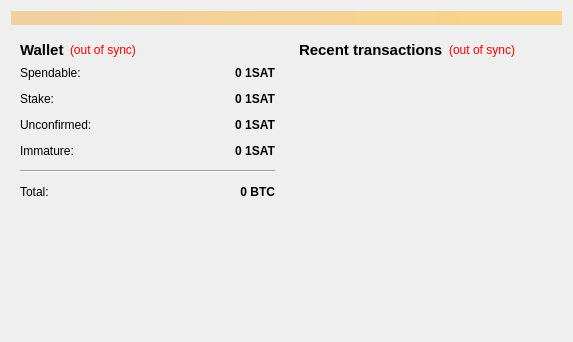
<?xml version="1.0" encoding="UTF-8"?>
<ui version="4.0">
 <class>OverviewPage</class>
 <widget class="QWidget" name="OverviewPage">
  <property name="geometry">
   <rect>
    <x>0</x>
    <y>0</y>
    <width>573</width>
    <height>342</height>
   </rect>
  </property>
  <property name="windowTitle">
   <string>Form</string>
  </property>
  <layout class="QVBoxLayout" name="topLayout">
   <item>
    <widget class="QLabel" name="labelAlerts">
     <property name="visible">
      <bool>false</bool>
     </property>
     <property name="styleSheet">
      <string notr="true">background-color: qlineargradient(x1: 0, y1: 0, x2: 1, y2: 0, stop:0 #F0D0A0, stop:1 #F8D488);  color:#000000
</string>
     </property>
     <property name="wordWrap">
      <bool>true</bool>
     </property>
     <property name="margin">
      <number>3</number>
     </property>
    </widget>
   </item>
   <item>
    <layout class="QHBoxLayout" name="horizontalLayout" stretch="1,1">
     <item>
      <layout class="QVBoxLayout" name="verticalLayout_2">
       <item>
        <widget class="QWidget" name="widget" native="true">
         <layout class="QVBoxLayout" name="verticalLayout_4">
          <item>
           <layout class="QHBoxLayout" name="horizontalLayout_4">
            <item>
             <widget class="QLabel" name="label_5">
              <property name="font">
               <font>
                <pointsize>11</pointsize>
                <weight>75</weight>
                <bold>true</bold>
               </font>
              </property>
              <property name="text">
               <string>Wallet</string>
              </property>
             </widget>
            </item>
            <item>
             <widget class="QLabel" name="labelWalletStatus">
              <property name="toolTip">
               <string>The displayed information may be out of date. Your wallet automatically synchronizes with the OneSatoshiCoin network after a connection is established, but this process has not completed yet.</string>
              </property>
              <property name="styleSheet">
               <string notr="true">QLabel { color: red; }</string>
              </property>
              <property name="text">
               <string notr="true">(out of sync)</string>
              </property>
              <property name="alignment">
               <set>Qt::AlignLeading|Qt::AlignLeft|Qt::AlignVCenter</set>
              </property>
             </widget>
            </item>
            <item>
             <spacer name="horizontalSpacer_2">
              <property name="orientation">
               <enum>Qt::Horizontal</enum>
              </property>
              <property name="sizeHint" stdset="0">
               <size>
                <width>40</width>
                <height>20</height>
               </size>
              </property>
             </spacer>
            </item>
           </layout>
          </item>
          <item>
           <layout class="QFormLayout" name="formLayout_2">
            <property name="fieldGrowthPolicy">
             <enum>QFormLayout::AllNonFixedFieldsGrow</enum>
            </property>
            <property name="horizontalSpacing">
             <number>12</number>
            </property>
            <property name="verticalSpacing">
             <number>12</number>
            </property>
            <item row="0" column="0">
             <widget class="QLabel" name="label">
              <property name="text">
               <string>Spendable:</string>
              </property>
             </widget>
            </item>
            <item row="0" column="1">
             <widget class="QLabel" name="labelBalance">
              <property name="font">
               <font>
                <weight>75</weight>
                <bold>true</bold>
               </font>
              </property>
              <property name="cursor">
               <cursorShape>IBeamCursor</cursorShape>
              </property>
              <property name="toolTip">
               <string>Your current spendable balance</string>
              </property>
              <property name="text">
               <string notr="true">0 1SAT</string>
              </property>
              <property name="alignment">
               <set>Qt::AlignRight|Qt::AlignTrailing|Qt::AlignVCenter</set>
              </property>
              <property name="textInteractionFlags">
               <set>Qt::LinksAccessibleByMouse|Qt::TextSelectableByKeyboard|Qt::TextSelectableByMouse</set>
              </property>
             </widget>
            </item>
            <item row="1" column="0">
             <widget class="QLabel" name="label_6">
              <property name="text">
               <string>Stake:</string>
              </property>
             </widget>
            </item>
            <item row="1" column="1">
             <widget class="QLabel" name="labelStake">
              <property name="font">
               <font>
                <weight>75</weight>
                <bold>true</bold>
               </font>
              </property>
              <property name="cursor">
               <cursorShape>IBeamCursor</cursorShape>
              </property>
              <property name="toolTip">
               <string>Total of coins that was staked, and do not yet count toward the current balance</string>
              </property>
              <property name="text">
               <string notr="true">0 1SAT</string>
              </property>
              <property name="alignment">
               <set>Qt::AlignRight|Qt::AlignTrailing|Qt::AlignVCenter</set>
              </property>
              <property name="textInteractionFlags">
               <set>Qt::LinksAccessibleByMouse|Qt::TextSelectableByKeyboard|Qt::TextSelectableByMouse</set>
              </property>
             </widget>
            </item>
            <item row="2" column="0">
             <widget class="QLabel" name="label_3">
              <property name="text">
               <string>Unconfirmed:</string>
              </property>
             </widget>
            </item>
            <item row="2" column="1">
             <widget class="QLabel" name="labelUnconfirmed">
              <property name="font">
               <font>
                <weight>75</weight>
                <bold>true</bold>
               </font>
              </property>
              <property name="cursor">
               <cursorShape>IBeamCursor</cursorShape>
              </property>
              <property name="toolTip">
               <string>Total of transactions that have yet to be confirmed, and do not yet count toward the current balance</string>
              </property>
              <property name="text">
               <string notr="true">0 1SAT</string>
              </property>
              <property name="alignment">
               <set>Qt::AlignRight|Qt::AlignTrailing|Qt::AlignVCenter</set>
              </property>
              <property name="textInteractionFlags">
               <set>Qt::LinksAccessibleByMouse|Qt::TextSelectableByKeyboard|Qt::TextSelectableByMouse</set>
              </property>
             </widget>
            </item>
            <item row="3" column="0">
             <widget class="QLabel" name="labelImmatureText">
              <property name="text">
               <string>Immature:</string>
              </property>
             </widget>
            </item>
            <item row="3" column="1">
             <widget class="QLabel" name="labelImmature">
              <property name="font">
               <font>
                <weight>75</weight>
                <bold>true</bold>
               </font>
              </property>
              <property name="toolTip">
               <string>Mined balance that has not yet matured</string>
              </property>
              <property name="text">
               <string notr="true">0 1SAT</string>
              </property>
              <property name="alignment">
               <set>Qt::AlignRight|Qt::AlignTrailing|Qt::AlignVCenter</set>
              </property>
              <property name="textInteractionFlags">
               <set>Qt::LinksAccessibleByMouse|Qt::TextSelectableByKeyboard|Qt::TextSelectableByMouse</set>
              </property>
             </widget>
            </item>
            <item row="4" column="0" colspan="2">
             <widget class="Line" name="line">
              <property name="orientation">
               <enum>Qt::Horizontal</enum>
              </property>
             </widget>
            </item>
            <item row="5" column="0">
             <widget class="QLabel" name="labelTotalText">
              <property name="text">
               <string>Total:</string>
              </property>
             </widget>
            </item>
            <item row="5" column="1">
             <widget class="QLabel" name="labelTotal">
              <property name="font">
               <font>
                <weight>75</weight>
                <bold>true</bold>
               </font>
              </property>
              <property name="cursor">
               <cursorShape>IBeamCursor</cursorShape>
              </property>
              <property name="toolTip">
               <string>Your current total balance</string>
              </property>
              <property name="text">
               <string notr="true">0 BTC</string>
              </property>
              <property name="alignment">
               <set>Qt::AlignRight|Qt::AlignTrailing|Qt::AlignVCenter</set>
              </property>
              <property name="textInteractionFlags">
               <set>Qt::LinksAccessibleByMouse|Qt::TextSelectableByKeyboard|Qt::TextSelectableByMouse</set>
              </property>
             </widget>
            </item>
           </layout>
          </item>
         </layout>
        </widget>
       </item>
       <item>
        <spacer name="verticalSpacer">
         <property name="orientation">
          <enum>Qt::Vertical</enum>
         </property>
         <property name="sizeHint" stdset="0">
          <size>
           <width>20</width>
           <height>40</height>
          </size>
         </property>
        </spacer>
       </item>
      </layout>
     </item>
     <item>
      <layout class="QVBoxLayout" name="verticalLayout_3">
       <item>
        <widget class="QWidget" name="widget_2" native="true">
         <layout class="QVBoxLayout" name="verticalLayout">
          <item>
           <layout class="QHBoxLayout" name="horizontalLayout_2">
            <item>
             <widget class="QLabel" name="label_4">
              <property name="font">
               <font>
                <pointsize>11</pointsize>
                <weight>75</weight>
                <bold>true</bold>
               </font>
              </property>
              <property name="text">
               <string>&lt;b&gt;Recent transactions&lt;/b&gt;</string>
              </property>
             </widget>
            </item>
            <item>
             <widget class="QLabel" name="labelTransactionsStatus">
              <property name="toolTip">
               <string>The displayed information may be out of date. Your wallet automatically synchronizes with the OneSatoshiCoin network after a connection is established, but this process has not completed yet.</string>
              </property>
              <property name="styleSheet">
               <string notr="true">QLabel { color: red; }</string>
              </property>
              <property name="text">
               <string notr="true">(out of sync)</string>
              </property>
              <property name="alignment">
               <set>Qt::AlignRight|Qt::AlignTrailing|Qt::AlignVCenter</set>
              </property>
             </widget>
            </item>
            <item>
             <spacer name="horizontalSpacer">
              <property name="orientation">
               <enum>Qt::Horizontal</enum>
              </property>
              <property name="sizeHint" stdset="0">
               <size>
                <width>40</width>
                <height>20</height>
               </size>
              </property>
             </spacer>
            </item>
           </layout>
          </item>
          <item>
           <widget class="QListView" name="listTransactions">
            <property name="styleSheet">
             <string notr="true">QListView { background: transparent; }</string>
            </property>
            <property name="frameShape">
             <enum>QFrame::NoFrame</enum>
            </property>
            <property name="verticalScrollBarPolicy">
             <enum>Qt::ScrollBarAlwaysOff</enum>
            </property>
            <property name="horizontalScrollBarPolicy">
             <enum>Qt::ScrollBarAlwaysOff</enum>
            </property>
            <property name="selectionMode">
             <enum>QAbstractItemView::NoSelection</enum>
            </property>
           </widget>
          </item>
         </layout>
        </widget>
       </item>
      </layout>
     </item>
    </layout>
   </item>
  </layout>
 </widget>
 <resources/>
 <connections/>
</ui>
